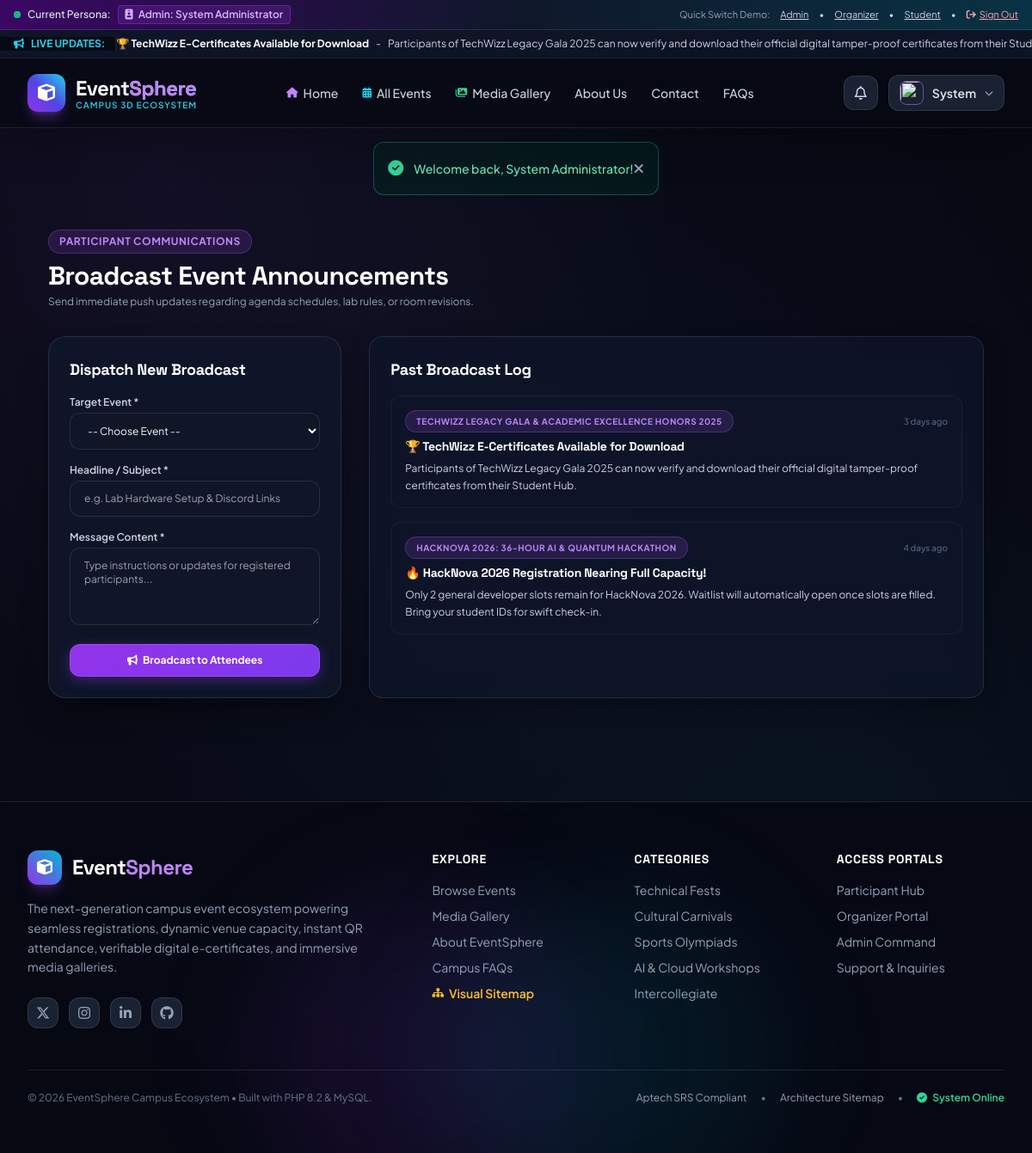
/organizer/announcements.php (signed in), run on the app's committed database.
### tables this page shows
CREATE TABLE `announcements` (
  `id` INT AUTO_INCREMENT PRIMARY KEY,
  `title` VARCHAR(200) NOT NULL,
  `content` TEXT NOT NULL,
  `target_role` ENUM('all', 'student', 'organizer', 'event_registrants') NOT NULL DEFAULT 'all',
  `event_id` INT DEFAULT NULL,
  `created_by` INT NOT NULL,
  `is_active` TINYINT(1) NOT NULL DEFAULT 1,
  `created_at` TIMESTAMP DEFAULT CURRENT_TIMESTAMP,
  FOREIGN KEY (`created_by`) REFERENCES `users`(`id`) ON DELETE CASCADE,
  FOREIGN KEY (`event_id`) REFERENCES `events`(`id`) ON DELETE CASCADE
);

CREATE TABLE `events` (
  `id` INT AUTO_INCREMENT PRIMARY KEY,
  `title` VARCHAR(200) NOT NULL,
  `slug` VARCHAR(200) UNIQUE NOT NULL,
  `category_id` INT NOT NULL,
  `organizer_id` INT NOT NULL,
  `department` VARCHAR(100) NOT NULL,
  `description` LONGTEXT NOT NULL,
  `venue_id` INT DEFAULT NULL,
  `custom_venue_name` VARCHAR(150) DEFAULT NULL,
  `event_date` DATE NOT NULL,
  `start_time` TIME NOT NULL,
  `end_time` TIME NOT NULL,
  `registration_cutoff` DATETIME NOT NULL,
  `max_capacity` INT NOT NULL DEFAULT 50,
  `fee_amount` DECIMAL(10,2) DEFAULT 0.00,
  `certificate_fee` DECIMAL(10,2) DEFAULT 150.00,
  `banner_image` VARCHAR(255) DEFAULT NULL,
  `rulebook_file` VARCHAR(255) DEFAULT NULL,
  `status` ENUM('pending', 'approved', 'rejected', 'cancelled', 'completed') NOT NULL DEFAULT 'pending',
  `admin_notes` TEXT DEFAULT NULL,
  `featured` TINYINT(1) NOT NULL DEFAULT 0,
  `created_at` TIMESTAMP DEFAULT CURRENT_TIMESTAMP,
  FOREIGN KEY (`category_id`) REFERENCES `categories`(`id`) ON DELETE CASCADE,
  FOREIGN KEY (`organizer_id`) REFERENCES `users`(`id`) ON DELETE CASCADE,
  FOREIGN KEY (`venue_id`) REFERENCES `venues`(`id`) ON DELETE SET NULL
);

### config/config.php (called while the page is built, shortened)
<?php
function get_flash() {
    if (isset($_SESSION['flash'])) {
        $flash = $_SESSION['flash'];
        return $flash;
    }
    return null;
}
function current_user() {
    return $_SESSION['user'] ?? null;
}
function time_ago($datetime) {
    $time = strtotime($datetime);
    $diff = time() - $time;
    if ($diff < 604800) return round($diff / 86400) . ' days ago';
    return date('M d, Y', $time);
}

### organizer/announcements.php (the view, shortened to what this page needs)
<?php
$user = current_user();
$db = getDB();
$ann_stmt = $db->prepare("
    SELECT a.*, e.title as event_title
    FROM announcements a
    LEFT JOIN events e ON a.event_id = e.id
    WHERE a.created_by = ?
    ORDER BY a.created_at DESC
");
$ann_stmt->execute([$user['id']]);
$past_announcements = $ann_stmt->fetchAll();
require_once __DIR__ . '/../includes/header.php';
?>
<div class="max-w-6xl mx-auto px-4 sm:px-6 lg:px-8 py-10">
    <div class="mb-8">
        <div class="badge-neon badge-purple mb-2">Participant Communications</div>
        <h1 class="font-heading font-extrabold text-3xl text-white">Broadcast Event Announcements</h1>
        <p class="text-slate-400 text-xs mt-1">Send immediate push updates regarding agenda schedules, lab rules, or room revisions.</p>
    </div>
    <div class="grid grid-cols-1 lg:grid-cols-3 gap-8">
        <div class="glass-panel-elevated p-6 border border-white/10 space-y-4 self-start">
            <h3 class="font-heading font-bold text-lg text-white">Dispatch New Broadcast</h3>
            <form method="POST" action="<?= BASE_URL ?>/organizer/announcements.php" class="space-y-4">
                <div>
                    <label class="block text-xs font-semibold text-slate-300 mb-1">Target Event *</label>
                    <select name="event_id" required class="form-input-dark text-xs">
                        <option value="">-- Choose Event --</option>
                    </select>
                </div>
                <div>
                    <label class="block text-xs font-semibold text-slate-300 mb-1">Headline / Subject *</label>
                    <input type="text" name="title" required placeholder="e.g. Lab Hardware Setup & Discord Links" class="form-input-dark text-xs">
                </div>
                <div>
                    <label class="block text-xs font-semibold text-slate-300 mb-1">Message Content *</label>
                    <textarea name="content" rows="4" required placeholder="Type instructions or updates for registered participants..." class="form-input-dark text-xs"></textarea>
                </div>
                <button type="submit" class="btn-neon-primary w-full py-2.5 text-xs font-bold">
                    <i class="fa-solid fa-bullhorn mr-1.5"></i> Broadcast to Attendees
                </button>
            </form>
        </div>
        <div class="lg:col-span-2 glass-panel p-6 border border-white/10">
            <h3 class="font-heading font-bold text-lg text-white mb-4">Past Broadcast Log</h3>
            <?php if (empty($past_announcements)): ?>
                <div class="py-12 text-center text-slate-400 text-xs">
                    No announcements published yet.
                </div>
            <?php else: ?>
                <div class="space-y-4">
                    <?php foreach ($past_announcements as $ann): ?>
                        <div class="p-4 rounded-xl bg-slate-900/60 border border-white/5 space-y-1.5">
                            <div class="flex items-center justify-between text-xs">
                                <span class="badge-neon badge-purple text-[10px]">
                                    <?= htmlspecialchars($ann['event_title'] ?? 'General') ?>
                                </span>
                                <span class="text-[10px] text-slate-500"><?= time_ago($ann['created_at']) ?></span>
                            </div>
                            <h4 class="font-bold text-sm text-white"><?= htmlspecialchars($ann['title']) ?></h4>
                            <p class="text-xs text-slate-300 leading-relaxed"><?= htmlspecialchars($ann['content']) ?></p>
                        </div>
                    <?php endforeach; ?>
                </div>
            <?php endif; ?>
        </div>
    </div>
</div>
<?php require_once __DIR__ . '/../includes/footer.php'; ?>

### includes/header.php (shortened to what this page needs)
<?php
require_once __DIR__ . '/../config/config.php';
$current_user = current_user();
$db = getDB();
$current_page_name = basename($_SERVER["PHP_SELF"]);
function get_nav_class($page_name, $current_page_name, $extra = "") {
    $base = "px-3 py-2 rounded-lg transition " . $extra . " ";
    return $base . "hover:text-white hover:bg-white/5";
}
$ticker_announcements = [];
try {
    $stmt = $db->query("SELECT title, content FROM announcements WHERE is_active = 1 ORDER BY id DESC LIMIT 5");
    $ticker_announcements = $stmt->fetchAll();
} catch (Exception $e) {}
$flash = get_flash();
?>
<!DOCTYPE html>
<html lang="en" class="dark">
<head>
    <script src="https://cdn.tailwindcss.com"></script>
    <link rel="stylesheet" href="https://cdnjs.cloudflare.com/ajax/libs/font-awesome/6.5.1/css/all.min.css">
    <link rel="stylesheet" href="<?= BASE_URL ?>/assets/css/style.css">
</head>
<body class="bg-dark-900 text-slate-100 flex flex-col min-h-screen">
<div class="bg-gradient-to-r from-purple-950 via-slate-900 to-cyan-950 border-b border-white/10 px-4 py-1.5 text-xs text-slate-300 flex flex-wrap items-center justify-between gap-2 z-50">
    <div class="flex items-center gap-2">
        <span class="flex h-2 w-2 relative">
            <span class="relative inline-flex rounded-full h-2 w-2 bg-emerald-500"></span>
        </span>
        <span class="font-medium text-slate-200">Current Persona:</span>
        <?php if (!$current_user): ?>
            <span class="bg-slate-800 text-cyan-400 px-2 py-0.5 rounded font-semibold border border-cyan-500/30">
                <i class="fa-solid fa-user-astronaut mr-1"></i> Visitor / Normal Student
            </span>
        <?php else: ?>
            <span class="bg-purple-900/50 text-purple-300 px-2 py-0.5 rounded font-semibold border border-purple-500/30">
                <i class="fa-solid fa-id-badge mr-1"></i> <?= ucfirst($current_user['role']) ?>: <?= htmlspecialchars($current_user['name']) ?>
            </span>
        <?php endif; ?>
    </div>
    <div class="flex items-center gap-3 text-[11px]">
        <span class="text-slate-400">Quick Switch Demo:</span>
        <a href="<?= BASE_URL ?>/auth/login.php?quick=admin" class="hover:text-purple-300 transition underline">Admin</a> •
        <a href="<?= BASE_URL ?>/auth/login.php?quick=organizer" class="hover:text-cyan-300 transition underline">Organizer</a> •
        <a href="<?= BASE_URL ?>/auth/login.php?quick=student" class="hover:text-emerald-300 transition underline">Student</a> •
        <?php if ($current_user): ?>
            <a href="<?= BASE_URL ?>/auth/logout.php" class="hover:text-rose-400 transition underline text-rose-300"><i class="fa-solid fa-arrow-right-from-bracket mr-1"></i>Sign Out</a>
        <?php else: ?>
            <a href="<?= BASE_URL ?>/auth/login.php" class="hover:text-white transition font-semibold text-cyan-400">Sign In</a>
        <?php endif; ?>
    </div>
</div>
<?php if (!empty($ticker_announcements)): ?>
<div class="ticker-wrap">
    <div class="flex items-center gap-2 px-4 text-xs font-bold text-cyan-400 flex-shrink-0 bg-dark-900/90 z-10 border-r border-white/10 pr-3">
        <i class="fa-solid fa-bullhorn animate-bounce"></i> LIVE UPDATES:
    </div>
    <div class="ticker-move text-xs text-slate-300 flex items-center gap-8">
        <?php foreach ($ticker_announcements as $ann): ?>
            <span class="flex items-center gap-2">
                <span class="font-bold text-white"><?= htmlspecialchars($ann['title']) ?></span> -
                <span><?= htmlspecialchars($ann['content']) ?></span>
            </span>
        <?php endforeach; ?>
    </div>
</div>
<?php endif; ?>
<header class="sticky top-0 z-40 bg-dark-900/80 backdrop-blur-xl border-b border-white/10 shadow-2xl transition-all">
    <div class="max-w-7xl mx-auto px-4 sm:px-6 lg:px-8">
        <div class="flex items-center justify-between h-20">
            <a href="<?= BASE_URL ?>/index.php" class="flex items-center gap-3 group">
                <div class="w-11 h-11 rounded-xl bg-gradient-to-tr from-purple-600 via-indigo-600 to-cyan-400 flex items-center justify-center text-white shadow-lg shadow-purple-500/30 group-hover:scale-105 group-hover:rotate-6 transition-transform duration-300">
                    <i class="fa-solid fa-cube text-xl"></i>
                </div>
                <div>
                    <div class="font-heading font-extrabold text-2xl tracking-tight bg-gradient-to-r from-white via-slate-100 to-cyan-300 bg-clip-text text-transparent">
                        Event<span class="text-purple-400">Sphere</span>
                    </div>
                    <div class="text-[10px] uppercase tracking-widest text-cyan-400 font-semibold -mt-1">
                        Campus 3D Ecosystem
                    </div>
                </div>
            </a>
            <nav class="hidden md:flex items-center gap-1 font-medium text-sm text-slate-300">
                <a href="<?= BASE_URL ?>/index.php" class="<?= get_nav_class("index.php", $current_page_name, "flex items-center gap-1.5") ?>">
                    <i class="fa-solid fa-house text-xs text-purple-400"></i> Home
                </a>
                <a href="<?= BASE_URL ?>/events.php" class="<?= get_nav_class("events.php", $current_page_name, "flex items-center gap-1.5") ?>">
                    <i class="fa-solid fa-calendar-days text-xs text-cyan-400"></i> All Events
                </a>
                <a href="<?= BASE_URL ?>/gallery.php" class="<?= get_nav_class("gallery.php", $current_page_name, "flex items-center gap-1.5") ?>">
                    <i class="fa-solid fa-images text-xs text-emerald-400"></i> Media Gallery
                </a>
                <a href="<?= BASE_URL ?>/about.php" class="<?= get_nav_class("about.php", $current_page_name, "") ?>">
                    About Us
                </a>
                <a href="<?= BASE_URL ?>/contact.php" class="<?= get_nav_class("contact.php", $current_page_name, "") ?>">
                    Contact
                </a>
                <a href="<?= BASE_URL ?>/faqs.php" class="<?= get_nav_class("faqs.php", $current_page_name, "") ?>">
                    FAQs
                </a>
            </nav>
            <div class="flex items-center gap-3">
                <?php if ($current_user): ?>
                    <div class="relative" id="notifDropdownContainer">
                        <button onclick="toggleNotifDropdown()" class="w-10 h-10 rounded-xl bg-slate-800/80 hover:bg-slate-700/80 border border-white/10 flex items-center justify-center text-slate-300 hover:text-white transition relative">
                            <i class="fa-regular fa-bell"></i>
                        </button>
                    </div>
                    <div class="relative" id="userMenuContainer">
                        <button onclick="toggleUserMenu()" class="flex items-center gap-2.5 bg-slate-800/80 hover:bg-slate-700/80 border border-white/10 px-3 py-1.5 rounded-xl transition">
                            <img src="<?= htmlspecialchars(!empty($current_user['avatar']) ? $current_user['avatar'] : 'https://ui-avatars.com/api/?name='.urlencode($current_user['name']).'&background=0D8ABC&color=fff') ?>" class="w-7 h-7 rounded-lg object-cover border border-purple-400/50">
                            <span class="text-sm font-semibold text-slate-200 hidden sm:inline"><?= htmlspecialchars(explode(' ', $current_user['name'])[0]) ?></span>
                            <i class="fa-solid fa-chevron-down text-[10px] text-slate-400"></i>
                        </button>
                    </div>
                <?php endif; ?>
            </div>
        </div>
    </div>
</header>
<?php if ($flash): ?>
<div class="max-w-7xl mx-auto px-4 sm:px-6 lg:px-8 mt-4">
    <div class="p-4 rounded-xl flex items-center justify-between border backdrop-blur-xl <?php
        if ($flash['type'] === 'success') echo 'bg-emerald-950/40 border-emerald-500/40 text-emerald-300';
        elseif ($flash['type'] === 'error') echo 'bg-rose-950/40 border-rose-500/40 text-rose-300';
        elseif ($flash['type'] === 'warning') echo 'bg-amber-950/40 border-amber-500/40 text-amber-300';
        else echo 'bg-cyan-950/40 border-cyan-500/40 text-cyan-300';
    ?>">
        <div class="flex items-center gap-3">
            <i class="fa-solid <?php
                if ($flash['type'] === 'success') echo 'fa-circle-check text-emerald-400';
                elseif ($flash['type'] === 'error') echo 'fa-circle-xmark text-rose-400';
                elseif ($flash['type'] === 'warning') echo 'fa-triangle-exclamation text-amber-400';
                else echo 'fa-circle-info text-cyan-400';
            ?> text-lg"></i>
            <span class="text-sm font-medium"><?= htmlspecialchars($flash['message']) ?></span>
        </div>
        <button onclick="this.parentElement.remove()" class="text-slate-400 hover:text-white">
            <i class="fa-solid fa-xmark"></i>
        </button>
    </div>
</div>
<?php endif; ?>
<main class="flex-grow">

### data on the page
announcements: title "🏆 TechWizz E-Certificates Available for Download", content "Participants of TechWizz Legacy Gala 2025 can now verify and download their official digital tamper-proof certificates from their…", event.title "TECHWIZZ LEGACY GALA & ACADEMIC EXCELLENCE HONORS 2025", created_at "3 days ago", content "Participants of TechWizz Legacy Gala 2025 can now verify and download their official digital tamper-proof certificates from their Student Hub."
announcements: event.title "HACKNOVA 2026: 36-HOUR AI & QUANTUM HACKATHON", created_at "4 days ago", title "🔥 HackNova 2026 Registration Nearing Full Capacity!", content "Only 2 general developer slots remain for HackNova 2026. Waitlist will automatically open once slots are filled. Bring your student IDs for swift check-in."

### other printed values
$current_user['role'] "Admin"
$current_user['name'] "System Administrator"
explode(' ', $current_user['name'])[0] "System"
$flash['message'] "Welcome back, System Administrator!"
